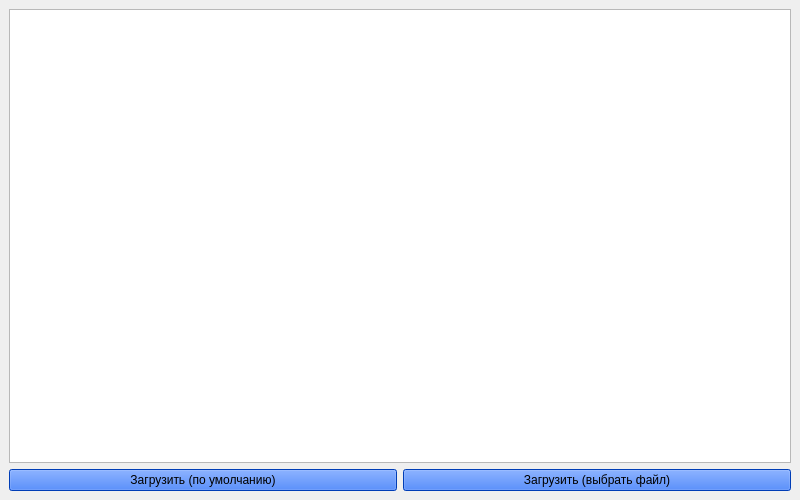
<?xml version="1.0" encoding="UTF-8"?>
<ui version="4.0">
 <class>MainWindow</class>
 <widget class="QMainWindow" name="MainWindow">
  <property name="geometry">
   <rect>
    <x>0</x>
    <y>0</y>
    <width>800</width>
    <height>500</height>
   </rect>
  </property>
  <property name="windowTitle">
   <string>НПС - Наследование и полиморфизм</string>
  </property>
  <widget class="QWidget" name="centralwidget">
   <layout class="QVBoxLayout" name="verticalLayout">
    <item>
     <widget class="QTableWidget" name="tableWidget"/>
    </item>
    <item>
     <layout class="QHBoxLayout" name="horizontalLayout">
      <item>
       <widget class="QPushButton" name="pushButtonPreset">
        <property name="styleSheet">
         <string notr="true">background-color: rgb(0, 85, 255);</string>
        </property>
        <property name="text">
         <string>Загрузить (по умолчанию)</string>
        </property>
       </widget>
      </item>
      <item>
       <widget class="QPushButton" name="pushButtonLoad">
        <property name="styleSheet">
         <string notr="true">background-color: rgb(0, 85, 255);</string>
        </property>
        <property name="text">
         <string>Загрузить (выбрать файл)</string>
        </property>
       </widget>
      </item>
     </layout>
    </item>
   </layout>
  </widget>
 </widget>
 <resources/>
 <connections/>
</ui>
